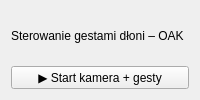
<?xml version="1.0" encoding="UTF-8"?>
<ui version="4.0">
 <class>Form</class>
 <widget class="QWidget" name="Form">
  <property name="windowTitle">
   <string>OAK Plugin – PyQt</string>
  </property>
  <layout class="QVBoxLayout" name="verticalLayout">
   <item>
    <widget class="QLabel" name="label_info">
     <property name="text">
      <string>Sterowanie gestami dłoni – OAK</string>
     </property>
    </widget>
   </item>
   <item>
    <widget class="QPushButton" name="button_start">
     <property name="text">
      <string>▶ Start kamera + gesty</string>
     </property>
    </widget>
   </item>
  </layout>
 </widget>
 <resources/>
 <connections/>
</ui>
